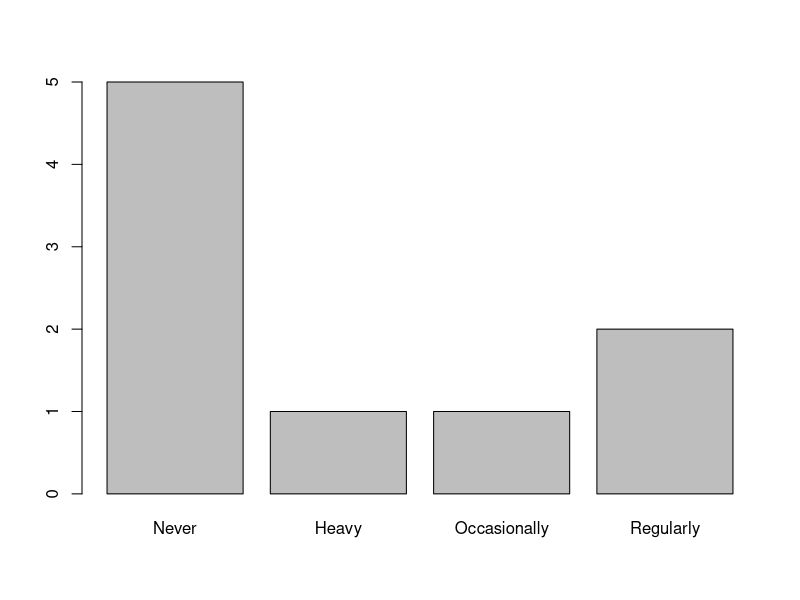
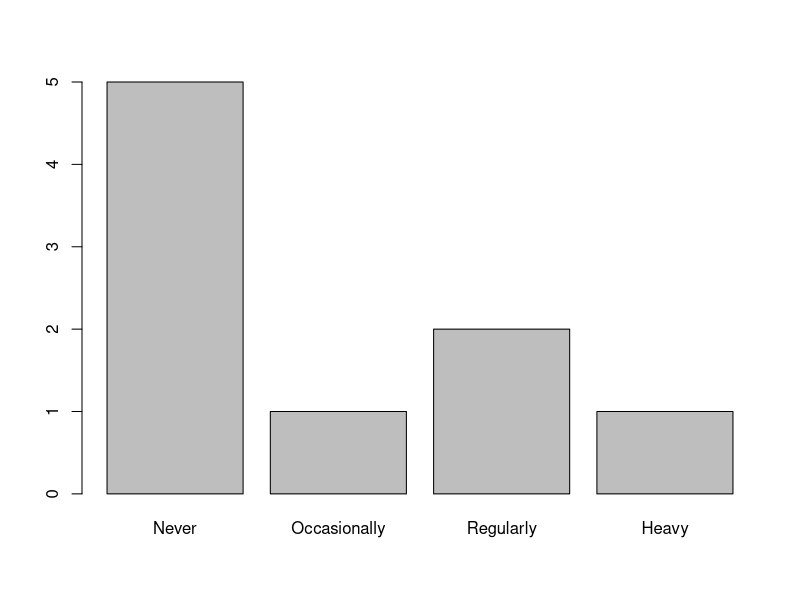
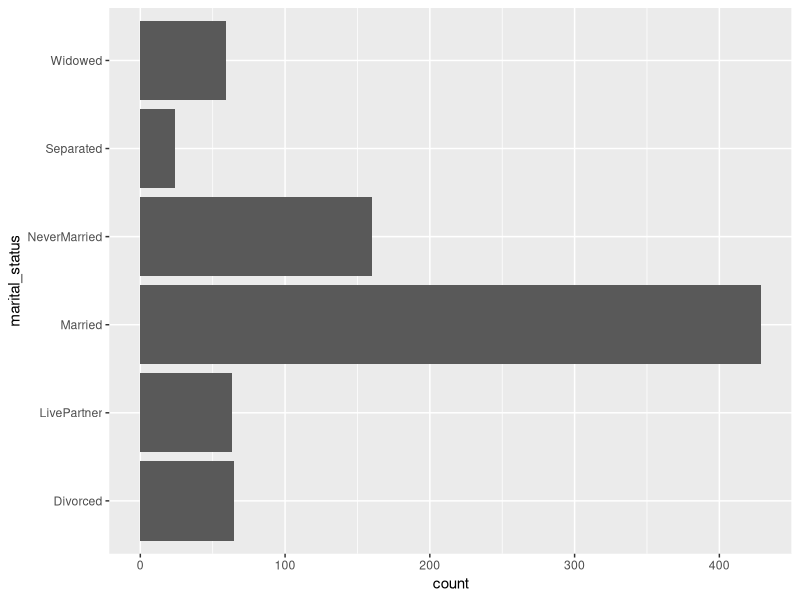
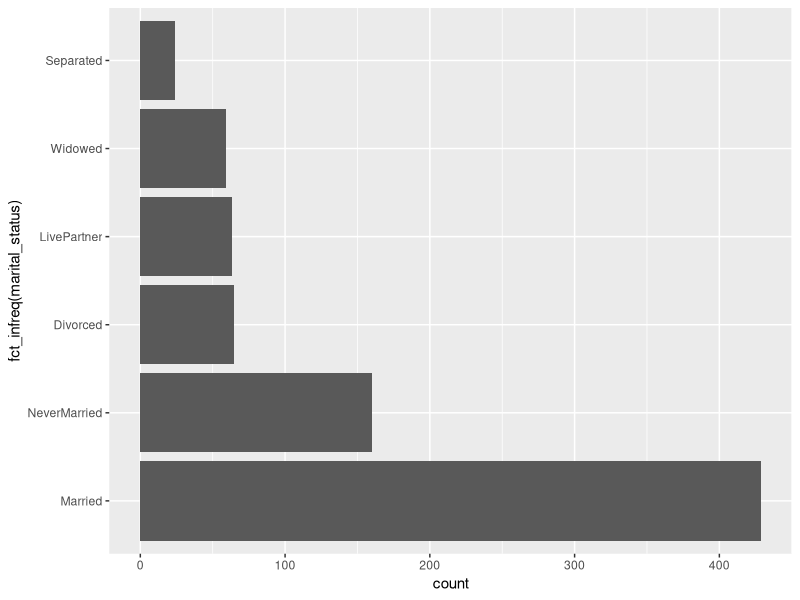
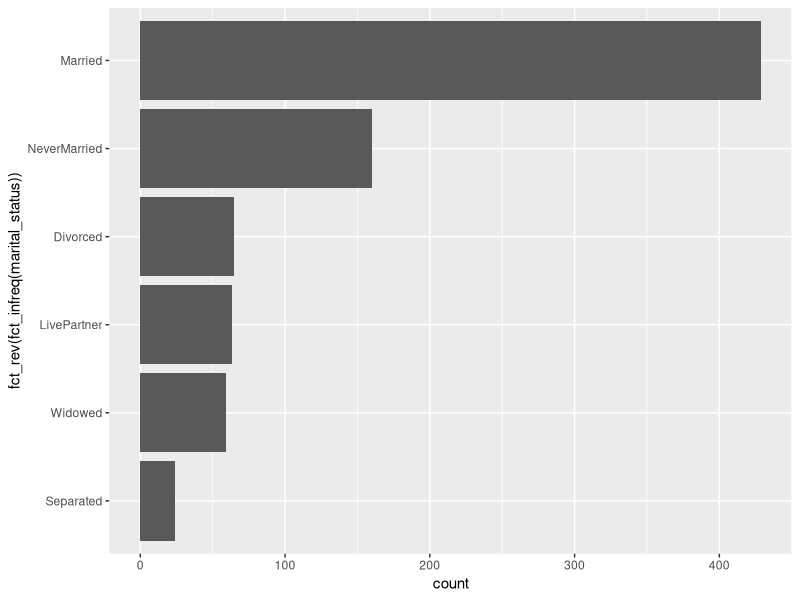
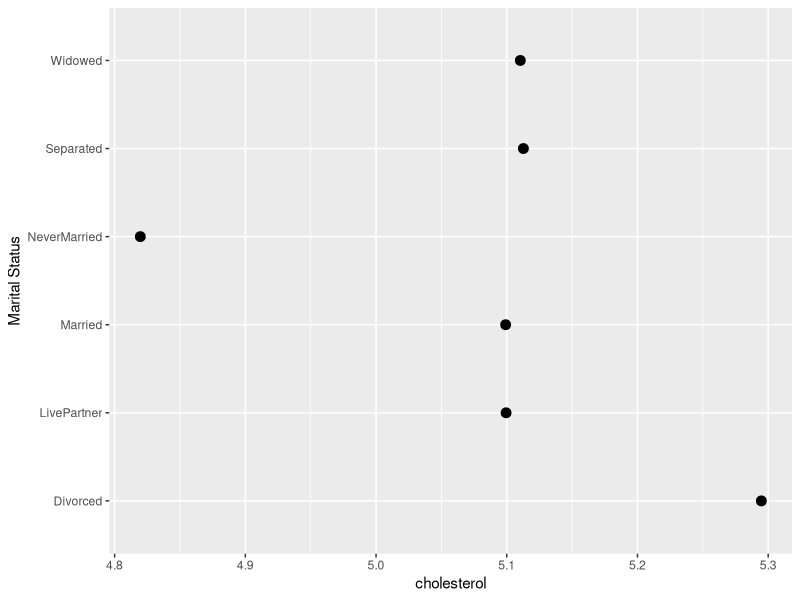
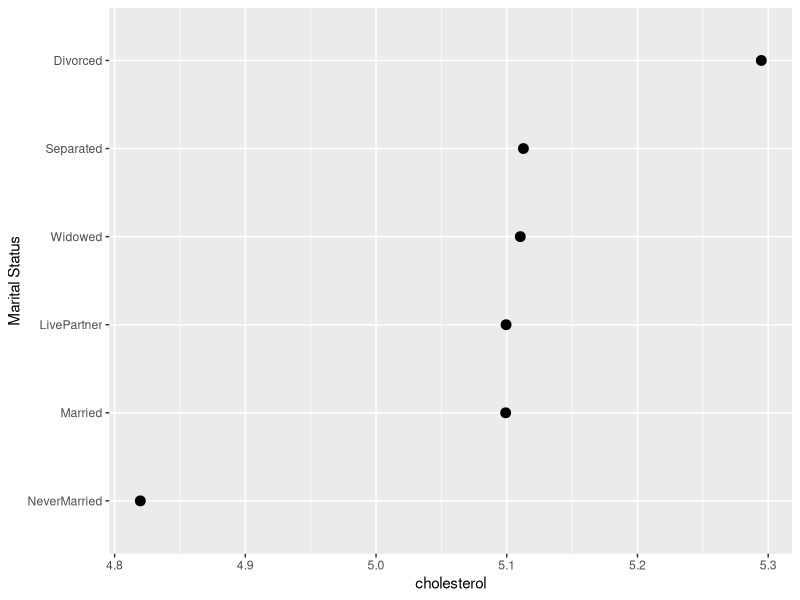

These charts were generated, in order, by the following R code:
## ---- chunk 1
smoke <- c("Never", "Never", "Heavy", "Never", "Occasionally","Never", "Never", "Regularly", "Regularly", "No")
## ---- chunk 2
table(smoke)
## ---- chunk 3
smoke_factor <- factor(smoke)
smoke_factor
## ---- chunk 4
levels(smoke_factor)
## ---- chunk 5
smoke_factor <- factor(
  smoke,
  # allowed levels
  levels = c("Never", "Heavy", "Occasionally", "Regularly") 
)

levels(smoke_factor)
smoke_factor
## ---- chunk 6
barplot(table(smoke_factor))

smoke_factor <- factor(
  smoke,
  # allowed levels in some desired order
  levels = c("Never", "Occasionally", "Regularly", "Heavy") 
)

barplot(table(smoke_factor))
## ---- chunk 7
smoke_factor <- factor(
  smoke,
  # create allowed levels in some desired order
  levels = c("Never", "Occasionally", "Regularly", "Heavy"),
  # logical flag to determine if the levels should be regarded as ordered (in the order given) for any comparisons
  ordered = TRUE
  )

smoke_factor
## ---- chunk 8
smoke_factor
smoke_factor > "Occasionally"

# how many survey respondents smoke more than Occasionally
sum(smoke_factor > "Occasionally", na.rm = TRUE)
## ---- chunk 9
smoke
smoke_factor
is.na(smoke_factor)
which(is.na(smoke_factor))
smoke[which(is.na(smoke_factor))]
## ---- chunk 10
levels(smoke_factor)
smoke_factor <- addNA(smoke_factor)
levels(smoke_factor)
smoke_factor
## ---- chunk 11
levels(smoke_factor)
levels(smoke_factor)[5]
levels(smoke_factor)[5] <- "Invalid answer"
levels(smoke_factor)
smoke_factor
## ---- chunk 12
# create our factor vector as usual
smoke_factor <- factor(
  smoke,
  levels = c("Never","Occasionally","Regularly","Heavy"),
  ordered = TRUE
  )
smoke_factor

# recode levels that are not "Never" to "Yes"
levels(smoke_factor)
levels(smoke_factor)[2:4] 
levels(smoke_factor)[2:4] <- "Yes"
levels(smoke_factor)
smoke_factor
table(smoke_factor)
## ---- chunk 13
age_group <- c(
  "35-50",
  "25-34",
  "50-65",
  "65+",
  "18-24",
  "18-24",
  "50-65",
  "35-50",
  "50-65",
  "18-24",
  "18-24",
  "65+",
  "65+"
  )

# your code here               


## ---- chunk 14
healthdata <- readr::read_csv("data/nhanes.csv")

# your code here

## ---- chunk 15

## ---- chunk 16
my_study <- 
  data.frame(
    id = c(1:5),
    study_condition = c(0, 1, 0, 0, 1),
    outcome = c(4, 6, 3, 4, 6)
  )
my_study

table(my_study$study_condition)  # which is treatment and which is control?

my_study$study_condition <- 
  factor(my_study$study_condition, levels = c(0, 1), labels = c("control", "treatment"))

# make sure levels and labels are in the same order above, or, even better:
my_study$study_condition <- 
  factor(my_study$study_condition, labels = c("0"="control", "1"="treatment"))

table(my_study$study_condition) # much better!
## ---- chunk 17
library(tidyverse)
library(forcats)
healthdata <- readr::read_csv("data/nhanes.csv")
## ---- chunk 18
# count
fct_count(healthdata$health_level)
fct_count(healthdata$health_level, sort = TRUE, prop = TRUE)

# get unique values
fct_unique(healthdata$health_level)
## ---- chunk 19
# marital status counts
ggplot(healthdata, aes(y = marital_status)) + 
  geom_bar()

# marital status counts - ordered by frequency
ggplot(healthdata, aes(y = fct_infreq(marital_status))) + 
  geom_bar()

# marital status counts - ordered by frequency - then reversed
ggplot(healthdata, aes(y = fct_rev(fct_infreq(marital_status)))) + 
  geom_bar()
## ---- chunk 20
# cholesterol by group
healthdata %>% 
  group_by(marital_status) %>% 
  summarise(
    cholesterol = mean(cholesterol, na.rm =T)
  ) %>% 
  ggplot(aes(x = cholesterol, y = marital_status)) + 
  geom_point(size = 3) +
  ylab("Marital Status")

# cholestrol by group - ordered by cholestrol value
healthdata %>% 
  group_by(marital_status) %>% 
  summarise(
    cholesterol = mean(cholesterol, na.rm =T)
  ) %>% 
  ggplot(aes(x = cholesterol, y = fct_reorder(marital_status, cholesterol))) + 
  geom_point(size = 3) +
  ylab("Marital Status")
## ---- chunk 21
smoke
levels(factor(smoke))
# convert missing values into a factor level
fct_na_value_to_level(smoke) %>% levels()

# ideally recode non-permissible values before adding NA as an explicit level
factor(smoke, levels = c("Never", "Occasionally", "Regularly", "Heavy")) %>% 
  fct_na_value_to_level()
## ---- chunk 22
View(starwars)

fct_unique(starwars$skin_color) # 31 levels!

# limit to 5 most-frequent categories
starwars  %>% 
  mutate(skin_color = fct_lump(skin_color, n = 5))  %>% 
  count(skin_color, sort = TRUE)

# limit to categories representing at least 0.1 proportion of the data (10%)
starwars  %>% 
  mutate(skin_color = fct_lump(skin_color, prop = .1)) |>
  count(skin_color, sort = TRUE)

# rename the "Other" level
starwars  %>% 
  mutate(skin_color = fct_lump(skin_color, prop = .1, other_level = "extra")) |>
  count(skin_color, sort = TRUE)
## ---- chunk 23

## ---- chunk 24

## ---- chunk 25
NA  
y <- c("dog", "cat", NA, NA, "bird")
y
x <- c(NA, 2, NA, 4, NA, 6, NA, 6, 6, 4)
x

is.na(y)
is.na(x)  
## ---- chunk 26
sum(is.na(x))

sum(c(TRUE, FALSE))
x
sum(is.na(x))  
## ---- chunk 27
mean(x)
mean(x, na.rm=TRUE)
## ---- chunk 28
colSums(is.na(healthdata))
## ---- chunk 29
healthdata %>% 
  select(bp_sys1, bp_sys3)

cor(healthdata$bp_sys1, healthdata$bp_sys3)
cor(healthdata$bp_sys1, healthdata$bp_sys3, use="pairwise.complete.obs")

# tidyverse
healthdata_subset <- 
  healthdata %>% 
  filter(!is.na(bp_sys1), !is.na(bp_sys3)) 

healthdata_subset %>% 
  select(bp_sys1, bp_sys3)

cor(healthdata_subset$bp_sys1, healthdata_subset$bp_sys3)
## ---- chunk 30
complete.cases(healthdata)
complete.cases(healthdata) %>% sum()

healthdata %>% 
  filter(complete.cases(healthdata))
## ---- chunk 31
na.omit(healthdata)
## ---- chunk 32
healthdata %>% 
  group_by(is.na(bp_sys1)) %>% 
  summarise(
    across(c("age", "pulse", "cholesterol", "sleep_hours", "bp_sys2", "bp_sys3"), ~mean(.x, na.rm=T)))
## ---- chunk 33
# calculate the mean for selected variables
healthdata %>% 
  select("age", "pulse", "cholesterol", "sleep_hours", "bp_sys1", "bp_sys2", "bp_sys3") %>% 
  summarise(across(everything(), ~mean(.x, na.rm=T)))


# check how many observations remain if all missing values are removed 
healthdata %>% 
  select("age", "pulse", "cholesterol", "sleep_hours", "bp_sys1", "bp_sys2", "bp_sys3") %>% 
  na.omit()

# check how many observations remain if all missing values are imputed 
healthdata %>% 
  mutate(
    across(
      c("age", "pulse", "cholesterol", "sleep_hours", "bp_sys1", "bp_sys2", "bp_sys3"),
      ~ifelse(is.na(.x), mean(.x, na.rm=T), .x)
    )
  ) %>% 
  select("age", "pulse", "cholesterol", "sleep_hours", "bp_sys1", "bp_sys2", "bp_sys3") %>% 
  na.omit()

## ---- chunk 34

## ---- chunk 35

## ---- chunk 36

